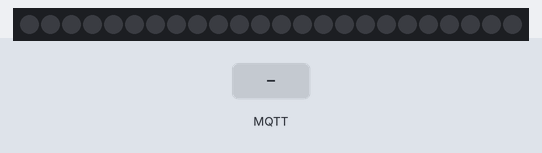
Simulated run of this sketch. Board: ESP32. Shown: 24 RGB LEDs in strip order, left to right. The inputs (shaded band) are chosen by the test bench. Dim RGB values are drawn brighter than linear; WiFi joins after 1.5 s; servers stay silent unless stated; no MQTT or app messages arrive unless stated; what the sketch prints to the serial monitor is not drawn.

Above: at 2.7 s.
2.8 s: MQTT message "5" arrives on the first subscribed topic
At 3.2 s:
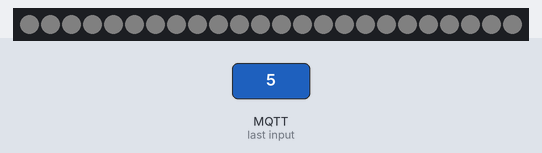
4.3 s: MQTT message "90" arrives on the first subscribed topic
Timing chart, 0 to 7.3 s (numbered marks = the images above; inputs shaded):
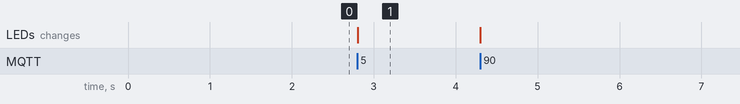

Measured:
- after the input at 2.8 s, the LEDs: change at once (image 1)

The sketch:

AlladinLamp.ino
```cpp
#include <Adafruit_NeoPixel.h>
#include <WiFi.h>
#include <PubSubClient.h>

#define NEOPIXEL_PIN 13
#define NUMPIXELS 24

Adafruit_NeoPixel pixels(NUMPIXELS, NEOPIXEL_PIN, NEO_GRB + NEO_KHZ800);

const char *mqtt_broker = "m6.wqtt.ru";
const char *topic = "color";
const char *mqtt_username = "YOUR_USER_NAME";
const char *mqtt_password = "YOUR_PASSWORD";
const int mqtt_port = 19232;

WiFiClient espClient;
PubSubClient client(espClient);

void parseRGB(String input, int &r, int &g, int &b) {
  int firstComma = input.indexOf(',');
  int secondComma = input.indexOf(',', firstComma + 1);

  r = input.substring(0, firstComma).toInt();
  g = input.substring(firstComma + 1, secondComma).toInt();
  b = input.substring(secondComma + 1).toInt();
}

void connectMQTT()
{
    while (!client.connected())
    {
        Serial.print("Connecting to MQTT...");
        if (client.connect("ESP32Client", mqtt_username, mqtt_password))
        {
            Serial.println(" connected");
            client.subscribe(topic);
        }
        else
        {
            Serial.print(" failed, rc=");
            Serial.print(client.state());
            Serial.println(" retrying in 5 seconds");
            delay(5000);
        }
    }
}

void connectWiFi()
{
    Serial.print("Connecting to WiFi");
    WiFi.begin("Wokwi-GUEST", "", 6);
    while (WiFi.status() != WL_CONNECTED)
    {
        delay(100);
        Serial.print(".");
    }
    Serial.println("Connected!");
}

void callback(char *topic, byte *payload, unsigned int length)
{
    String message = "";
    for (int i = 0; i < length; i++)
    {
        message += (char)payload[i];  // Собираем пазл из байтов
    }

    int red,green,blue;
    parseRGB(message, red,green,blue);
    pixels.fill(pixels.Color(red,green,blue));
    pixels.show();
}

void setup()
{
    Serial.begin(115200);
    pixels.begin();

    connectWiFi();

    client.setServer(mqtt_broker, mqtt_port);
    client.setCallback(callback);
    connectMQTT();
}

void loop()
{
    if (!client.connected())
    {
        connectMQTT();
    }
    client.loop();
}
```
